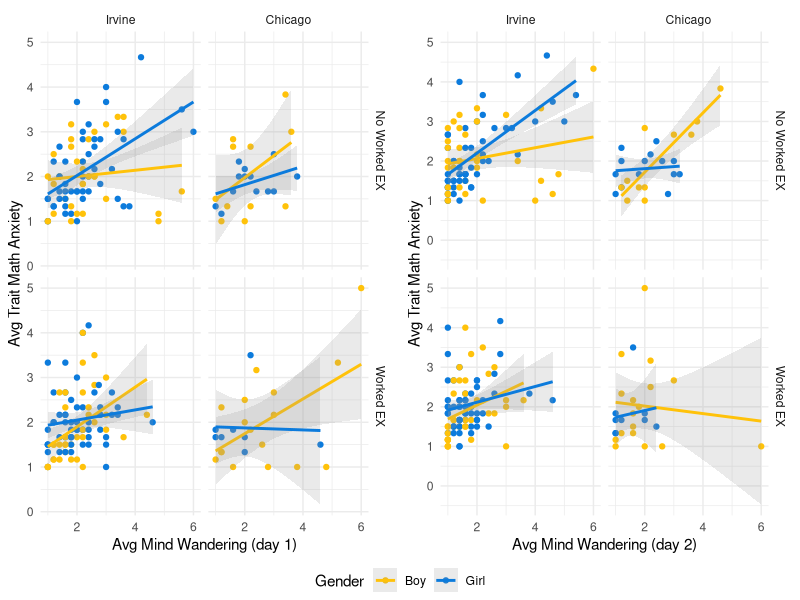

Recreate this plot in R.
## ---- chunk 1
library(tidyverse)
library(gridExtra)
library(ggpubr)
## ---- chunk 2
df <- readxl::read_xlsx('../../../data/math-anxiety-raw-data.xlsx')
## ---- chunk 3
tma_lst <- c("TMA_1", "TMA_2", "TMA_3","TMA_4", "TMA_5", "TMA_6",
             "TMA_avg")
df1 <- df %>% select(Condition, Sex, chicago, race_rv, pretest,
              MW_day1_avg, MW_day2_avg, SI_avg, tma_lst,
              Understand_avg, Del_OverallAcc)
# Get rid of row that has NA values in Condition and/or Sex
df1 <- df1 %>% filter(Condition == 1 | Condition == 2)
df1 <- df1 %>% filter(!is.na(Sex))
head(df1)
## ---- chunk 4
# Assign "no worked ex" group 0
df1$Condition[df1$Condition == 2] <- 0
# Assign 0 for "boy" and 1 for "girl"
df1$Sex[df1$Sex == 1] <- 0
df1$Sex[df1$Sex == 2] <- 1
# Make sure variable is categorical
df1$chicago <- as.factor(df1$chicago)
df1$Sex <- as.factor(df1$Sex)
df1$race_rv <- as.factor(df1$race_rv)
## ---- chunk 5
cond <- c("No Worked EX", "Worked EX")
names(cond) <- c(0, 1)
location <- c("Irvine", "Chicago")
names(location) <- c(0, 1)
## ---- chunk 6
mw1_tma <- df1 %>% ggplot(aes(MW_day1_avg, TMA_avg,
                   color = Sex)) +
  geom_point() + geom_smooth(method = "lm", alpha = 0.2) +
  facet_grid(rows = vars(Condition),
             cols = vars(chicago),
             labeller = 
               labeller(Condition = cond,
                        chicago = location)) +
  theme_minimal() +
  scale_color_manual(values = c("#FFC20A", "#0C7BDC"), labels = c("Boy", "Girl")) +
  labs(x = "Avg Mind Wandering (day 1)",
       y = "Avg Trait Math Anxiety",
       color = "Gender")

mw2_tma <- df1 %>% ggplot(aes(MW_day2_avg, TMA_avg,
                   color = Sex)) +
  geom_point() + geom_smooth(method = "lm", alpha = 0.2) +
  facet_grid(rows = vars(Condition),
             cols = vars(chicago),
             labeller = 
               labeller(Condition = cond,
                        chicago = location)) +
  theme_minimal() +
  scale_color_manual(values = c("#FFC20A", "#0C7BDC"), labels = c("Boy", "Girl")) +
  labs(x = "Avg Mind Wandering (day 2)",
       y = "Avg Trait Math Anxiety",
       color = "Gender")
ggarrange(mw1_tma, mw2_tma, 
          common.legend = TRUE, legend="bottom", ncol = 2, nrow = 1)
